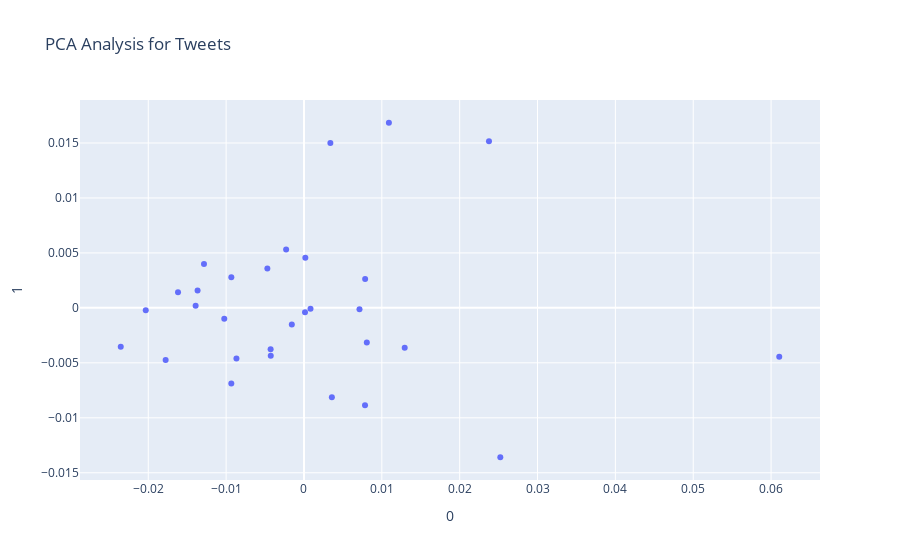

Notebook source saved alongside this figure:
### Code cell
import plotly.express as px

# features = ["achievement", "benevolence", "conformity", "hedonism", "power", "security", "self-direction", "stimulation", "tradition", "universalism"]

# fig = px.scatter_matrix(
#     tweet_freq,
#     dimensions=features,
#     color="org"
# )
# fig.update_traces(diagonal_visible=False)
# fig.show()


X = tweet_freq

pca = PCA(n_components=10)
components = pca.fit_transform(X)

fig = px.scatter(components, x=0, y=1, title = 'PCA Analysis for Tweets')

fig.show()

### Figure 1 — Plotly figure (JSON) as saved in the notebook; plotly's stock layout.template omitted (floating-point values rounded to 4 significant figures)
{"data": [{"hovertemplate": "0=%{x}<br>1=%{y}<extra></extra>", "legendgroup": "", "marker": {"color": "#636efa", "symbol": "circle"}, "mode": "markers", "name": "", "orientation": "v", "showlegend": false, "type": "scatter", "x": [-0.00933, -0.004284, 0.0001768, -0.004704, 0.008071, -0.009334, -0.004267, -0.01024, 0.01294, -0.01284, 0.003584, -0.02032, -0.01366, -0.01777, 0.0008406, 0.0001323, -0.01618, -0.002294, 0.007857, 0.007132, 0.02376, -0.001561, -0.008674, 0.01091, 0.02522, 0.00339, 0.007842, -0.02353, -0.01392, 0.06105], "xaxis": "x", "y": [0.002785, -0.003756, 0.004553, 0.003573, -0.003147, -0.006882, -0.004349, -0.0009835, -0.003621, 0.003988, -0.008134, -0.0002256, 0.001573, -0.004739, -7.462e-05, -0.0003987, 0.001411, 0.0053, 0.002629, -0.0001347, 0.01517, -0.001513, -0.004612, 0.01684, -0.01359, 0.015, -0.008866, -0.00354, 0.0001974, -0.004454], "yaxis": "y"}], "layout": {"legend": {"tracegroupgap": 0}, "title": {"text": "PCA Analysis for Tweets"}, "xaxis": {"anchor": "y", "domain": [0, 1], "title": {"text": "0"}}, "yaxis": {"anchor": "x", "domain": [0, 1], "title": {"text": "1"}}}}
